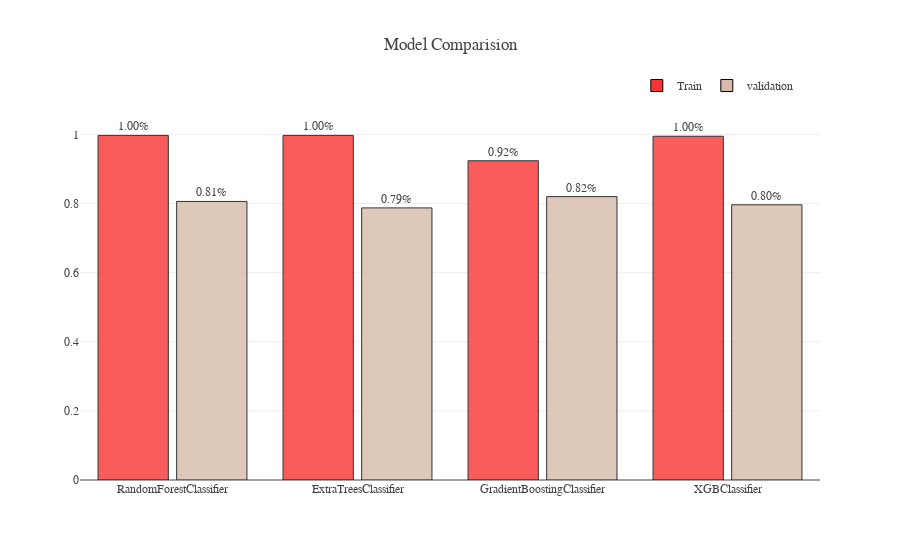

Here is the notebook cell this chart was saved with:
### Code cell
f2=go.Figure()
models= ['RandomForestClassifier', 'ExtraTreesClassifier', 'GradientBoostingClassifier','XGBClassifier']

f2.add_trace(go.Bar(x=models, y=train_score, name='Train', text=train_score , textposition='outside',
                     texttemplate='%{text:.2f}%', width=0.38, 
                     hovertemplate='accuracy of %{x} = %{y:.2f}%<extra></extra>',
                     marker=dict(color='#FA3434', opacity=0.8)))
f2.add_trace(go.Bar(x=models, y=validation_score, name='validation', text=validation_score, textposition='outside',
                     texttemplate='%{text:.2f}%', width=0.38, 
                     hovertemplate='accuracy of %{x} = %{y:.2f}%<extra></extra>',
                     marker=dict(color='#D7BBA8', opacity=0.8)))


temp = dict(layout=go.Layout(font=dict(family="Franklin Gothic", size=12)))
f2.update_traces(marker=dict(line=dict(width=1, color='#000000')))
f2.update_layout(title="Model Comparision", showlegend=True, template=temp, 
                  legend=dict(orientation="h", yanchor="bottom", y=1, xanchor="right", x=.97),
                  barmode='group', bargap=.15)
f2.update_yaxes(range=(0,1.1))

### Figure 1 — Plotly figure (JSON) as saved in the notebook; plotly's stock layout.template omitted (floating-point values rounded to 4 significant figures)
{"data": [{"hovertemplate": "accuracy of %{x} = %{y:.2f}%<extra></extra>", "marker": {"color": "#FA3434", "line": {"color": "#000000", "width": 1}, "opacity": 0.8}, "name": "Train", "text": ["0.9975278121137207", "0.9975186104218362", "0.9241540256709452", "0.9950556242274413"], "textposition": "outside", "texttemplate": "%{text:.2f}%", "type": "bar", "width": 0.38, "x": ["RandomForestClassifier", "ExtraTreesClassifier", "GradientBoostingClassifier", "XGBClassifier"], "y": [0.9975, 0.9975, 0.9242, 0.9951]}, {"hovertemplate": "accuracy of %{x} = %{y:.2f}%<extra></extra>", "marker": {"color": "#D7BBA8", "line": {"color": "#000000", "width": 1}, "opacity": 0.8}, "name": "validation", "text": ["0.8063337393422655", "0.7876543209876543", "0.8203309692671394", "0.7966101694915255"], "textposition": "outside", "texttemplate": "%{text:.2f}%", "type": "bar", "width": 0.38, "x": ["RandomForestClassifier", "ExtraTreesClassifier", "GradientBoostingClassifier", "XGBClassifier"], "y": [0.8063, 0.7877, 0.8203, 0.7966]}], "layout": {"bargap": 0.15, "barmode": "group", "legend": {"orientation": "h", "x": 0.97, "xanchor": "right", "y": 1, "yanchor": "bottom"}, "showlegend": true, "title": {"text": "Model Comparision"}, "yaxis": {"range": [0, 1.1]}}}
